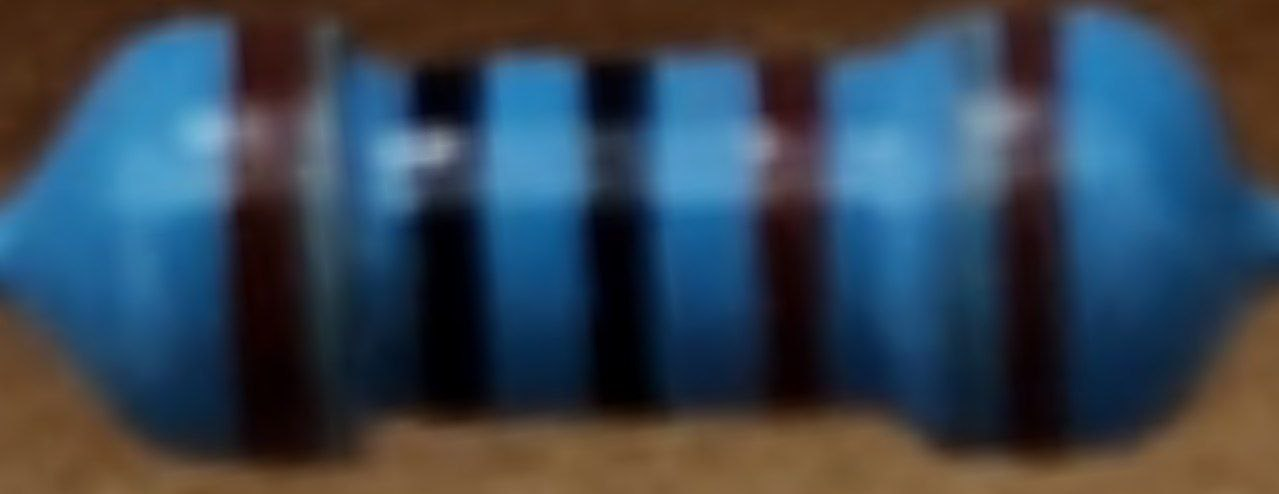
#> input picture data/exploratory/brown-black-black-brown-brown.jpg, 1279 x 494 px
$ python -i datacleaner.py   (imports and definitions only)
#> lines starting #> are read from the running program, lines starting #| are printed output that depends on the picture
# This file contains logic to clean raw images cropped from YOLO or camera.
import copy
import cv2 as cv
import numpy as np

# Crop the middle section
def cropMiddle(image: cv.Mat, width_ratio=0.9, height_ratio=0.3):
    # Get the dimensions of the image
    height, width = image.shape[:2]

    # Calculate the new width and crop positions for the x-axis
    crop_width = int(width * width_ratio)
    left = int((width - crop_width) / 2)
    right = left + crop_width

    # Calculate the new height and crop positions for the y-axis
    crop_height = int(height * height_ratio)
    top = crop_height
    bottom = 2 * crop_height

    # Perform the crop
    cropped_image = image[top:bottom, left:right]

    return cropped_image

# [8 lines left out: function columnMedianReplace, not called in this run]

def columnAverageReplace(img: cv.Mat):
    imgClean = img.copy()
    rows, cols, _ = img.shape
    for col in range(0, cols):
        colVals = imgClean[:, col, :]
        medianValue = np.average(colVals, axis=0)
        imgClean[:, col, :] = medianValue
    return imgClean

def get_avg_brightness(img: cv.Mat):
    # Convert the image to grayscale
    gray_image = cv.cvtColor(img, cv.COLOR_BGR2GRAY)
    # Calculate the average brightness using mean pixel intensity
    average_brightness = cv.mean(gray_image)[0]
    return average_brightness

# Color correction
def apply_clahe(img, threshold: int):
    clipLimit = 2.0
    avg_brightness = get_avg_brightness(img)
    # print(avg_brightness)
    if avg_brightness < threshold:
        clipLimit = 12.0
    # print(clipLimit)
    # Convert the image to LAB color space
    lab_image = cv.cvtColor(img, cv.COLOR_BGR2LAB)

    # Split the LAB image into channels
    L, A, B = cv.split(lab_image)
    # Create CLAHE object and apply it to the L channel
    clahe = cv.createCLAHE(clipLimit=clipLimit, tileGridSize=(8, 8))
    L = clahe.apply(L)

    # Merge the channels back into LAB image
    lab_image = cv.merge([L, A, B])

    # Convert the LAB image back to BGR color space
    equalized_image = cv.cvtColor(lab_image, cv.COLOR_LAB2BGR)

    return equalized_image

# Saturate images
def increase_saturation(image: cv.Mat, value=50):
    hsv_image = cv.cvtColor(image, cv.COLOR_BGR2HSV)  # Convert image to HSV color space
    h, s, v = cv.split(hsv_image)  # Split the channels

    # Increase the saturation channel by the specified value
    s = cv.add(s, value)
    s = np.clip(s, 0, 255)  # Ensure that the pixel values are within the valid range
    hsv_image = cv.merge([h, s, v])  # Merge the channels back
    saturated_image = cv.cvtColor(hsv_image, cv.COLOR_HSV2BGR)  # Convert back to BGR color space
    return saturated_image

# [23 lines left out: function remove_background, not called in this run]

def columnMedianReplaceStep(img: cv.Mat, sz=3):
        # Get the dimensions of the image
        height, width, _ = img.shape
        # Create a copy of the image
        new_img = img.copy()
        # Iterate over every N columns
        for col in range(0, width, sz):
            # Determine the range of columns to process
            start_col = col
            end_col = min(col + sz, width)
            # Extract the region of interest (ROI)
            roi = img[:, start_col:end_col]
            # Calculate the median RGB color for the ROI
            median_color = np.median(roi, axis=(0, 1))
            median_color = np.uint8(median_color)
            # Replace all pixels in the N columns with the median color
            new_img[:, start_col:end_col] = median_color
        return new_img

def increase_brightness(image, value, threshold = 255//2):
    if get_avg_brightness(image) >= threshold:
        return image
    hsv = cv.cvtColor(image, cv.COLOR_BGR2HSV)
    h, s, v = cv.split(hsv)
    v = np.where((255 - v) < value, 255, v + value)
    final_hsv = cv.merge((h, s, v))
    brighter_image = cv.cvtColor(final_hsv, cv.COLOR_HSV2BGR)
    return brighter_image

def increase_black_level(image, factor=0.7):
    image_float = image.astype(np.float32)
    # Define the factor to increase black level
    black_level_factor = factor
    # Scale the pixel values to increase black level
    darkened_image = image_float * black_level_factor
    # Clip the pixel values to ensure they remain within the valid range of 0-255
    darkened_image = np.clip(darkened_image, 0, 255)
    # Convert the image back to the unsigned 8-bit integer representation
    darkened_image = darkened_image.astype(np.uint8)
    return darkened_image

# [20 lines left out: function estimate_image_temperature, not called in this run]

"""
Use this function to clean
"""
def process_image(img: cv.Mat):
    img_copy = copy.deepcopy(img)  # Create a deep copy of the image
    img_copy = cv.GaussianBlur(img_copy, (13,13), 1.0)
    img_copy = cv.medianBlur(img_copy, 47)
    img_copy = apply_clahe(img_copy, 90)
    img_copy = increase_saturation(img_copy, 10)
    img_copy = cropMiddle(img_copy, width_ratio=0.85, height_ratio=0.40)
    img_copy = columnAverageReplace(img_copy)
    # img_copy = columnMedianReplace(img_copy)
    img_copy = columnMedianReplaceStep(img_copy, 3)
    img_copy = columnMedianReplaceStep(img_copy, 5)
    # img_copy = columnMedianReplaceStep(img_copy, 15)
    # img_copy = remove_background(img_copy, 22)

    # Color adjust
    img_copy = increase_black_level(img_copy, 0.9)
    img_copy = increase_brightness(img_copy, 20, 200)
    return img_copy

# [2 lines not run here, left out]


>>> import cv2
>>> picture = cv2.imread('../data/exploratory/brown-black-black-brown-brown.jpg')
#> picture is the input picture: shape (494, 1279, 3); mean B, G, R 83.4, 69.2, 54.8
>>> result = process_image(picture)
#> in get_avg_brightness, `gray_image = cv.cvtColor(img, cv.COLOR_BGR2GRAY)`:
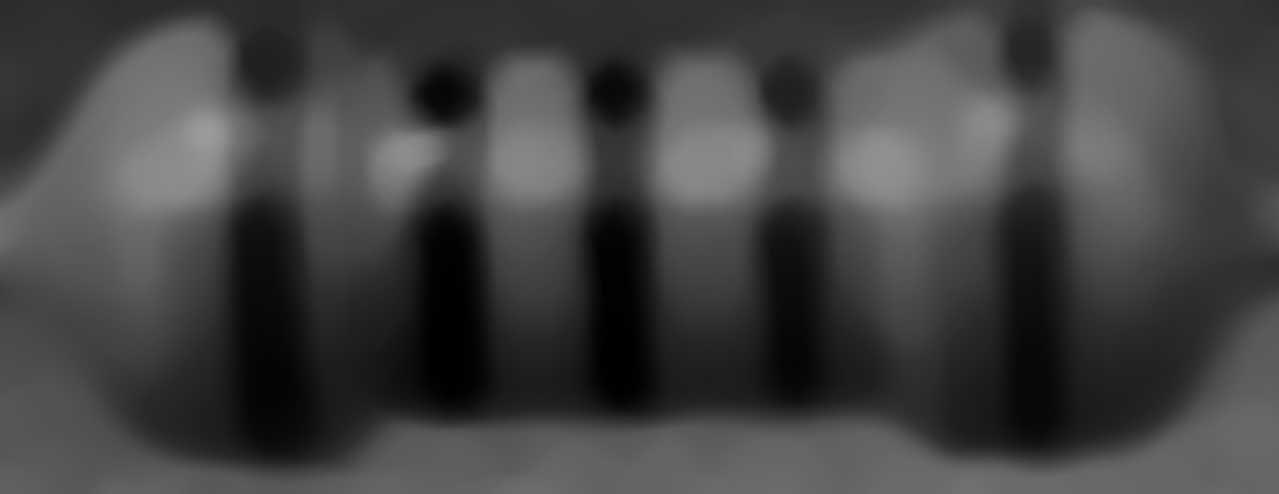
#> gray_image: shape (494, 1279); min 0, max 154, mean 66.3
#> in get_avg_brightness, `average_brightness = cv.mean(gray_image)[0]`: average_brightness = 66.25
#> in apply_clahe, `lab_image = cv.cvtColor(img, cv.COLOR_BGR2LAB)`: lab_image: shape (494, 1279, 3); mean of channels 0, 1, 2 73.8, 130.2, 119.5
#> in apply_clahe, `lab_image = cv.merge([L, A, B])`: lab_image: shape (494, 1279, 3); mean of channels 0, 1, 2 122.9, 130.2, 119.5
#> in apply_clahe, `equalized_image = cv.cvtColor(lab_image, cv.COLOR_LAB2BGR)`:
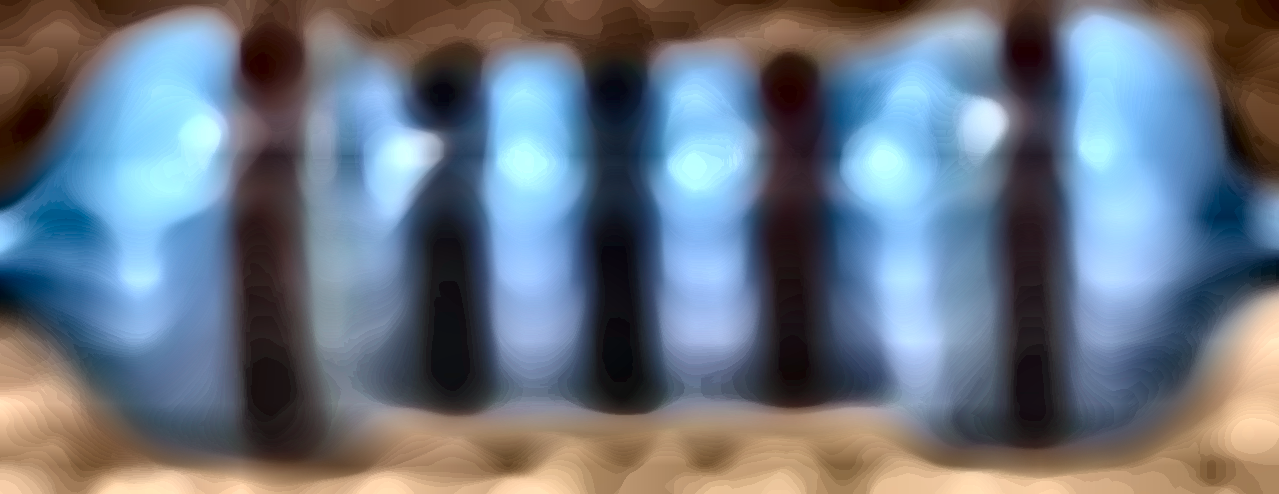
#> equalized_image: shape (494, 1279, 3); mean B, G, R 130.5, 116.9, 106.3
#> in increase_saturation, `hsv_image = cv.cvtColor(image, cv.COLOR_BGR2HSV)`: hsv_image: shape (494, 1279, 3); mean H, S, V 82.3, 99.8, 146.8
#> in increase_saturation, `hsv_image = cv.merge([h, s, v])`: hsv_image: shape (494, 1279, 3); mean H, S, V 82.3, 109.7, 146.8
#> in cropMiddle, `cropped_image = image[top:bottom, left:right]`:
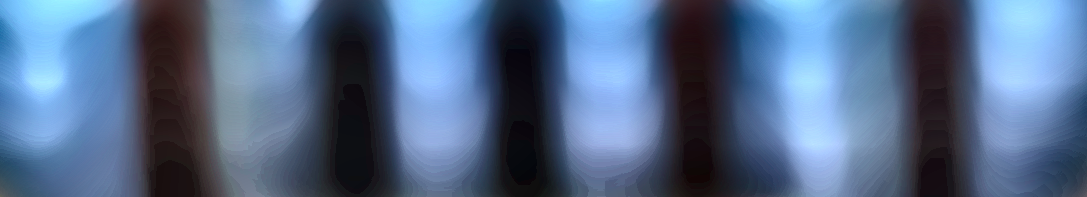
#> cropped_image: shape (197, 1087, 3); mean B, G, R 138.6, 106.1, 83
#> the loop in columnAverageReplace, `for col in range(0, cols):` made 1087 passes
#> medianValue on passes 1 to 3: [163.4, 116.5, 64.93], [165.2, 118.2, 66.5], [166.7, 119.3, 67.64]
#> after the loop in columnAverageReplace, `for col in range(0, cols):`:
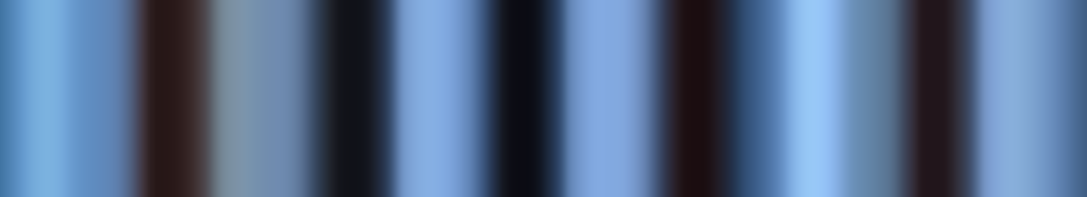
#> imgClean: shape (197, 1087, 3); mean B, G, R 138.1, 105.6, 82.4
#> the loop in columnMedianReplaceStep, `for col in range(0, width, sz):` made 363 passes
#> median_color on passes 1 to 3: [165, 118, 66], [170, 122, 70], [176, 127, 75]
#> the loop in columnMedianReplaceStep (call 2), `for col in range(0, width, sz):` made 218 passes
#> median_color on passes 1 to 3: [165, 118, 66], [176, 127, 75], [187, 136, 84]
#> in get_avg_brightness (call 2), `gray_image = cv.cvtColor(img, cv.COLOR_BGR2GRAY)`:
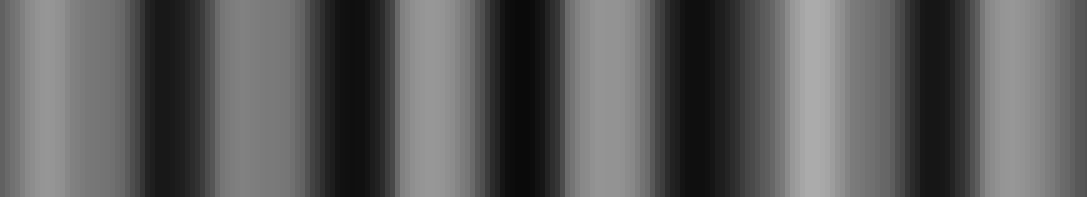
#> gray_image: shape (197, 1087); min 10, max 171, mean 91.7
#> in get_avg_brightness (call 2), `average_brightness = cv.mean(gray_image)[0]`: average_brightness = 91.67
#> in increase_brightness, `hsv = cv.cvtColor(image, cv.COLOR_BGR2HSV)`: hsv: shape (197, 1087, 3); mean H, S, V 110.9, 104.6, 125
#> in increase_brightness, `h, s, v = cv.split(hsv)`:
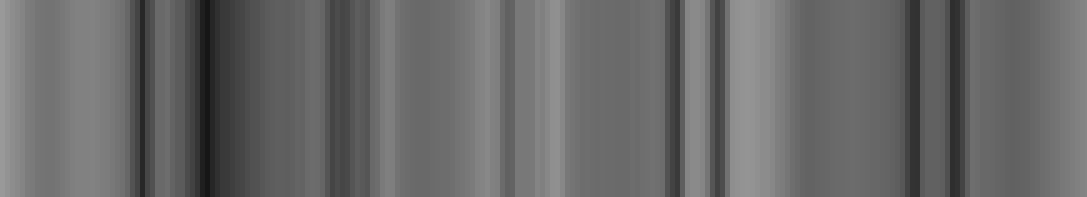
#> s: shape (197, 1087); min 22, max 153, mean 104.6
#> in increase_brightness, `h, s, v = cv.split(hsv)`:
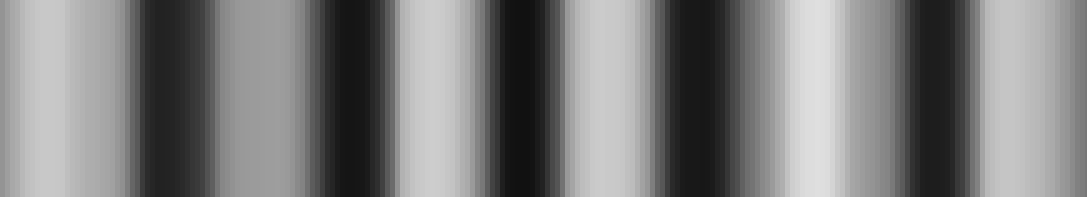
#> v: shape (197, 1087); min 17, max 223, mean 125
#> in increase_brightness, `final_hsv = cv.merge((h, s, v))`: final_hsv: shape (197, 1087, 3); mean H, S, V 110.9, 104.6, 145

$ run again, on data/exploratory/brown-black-black-orange-brown.jpg
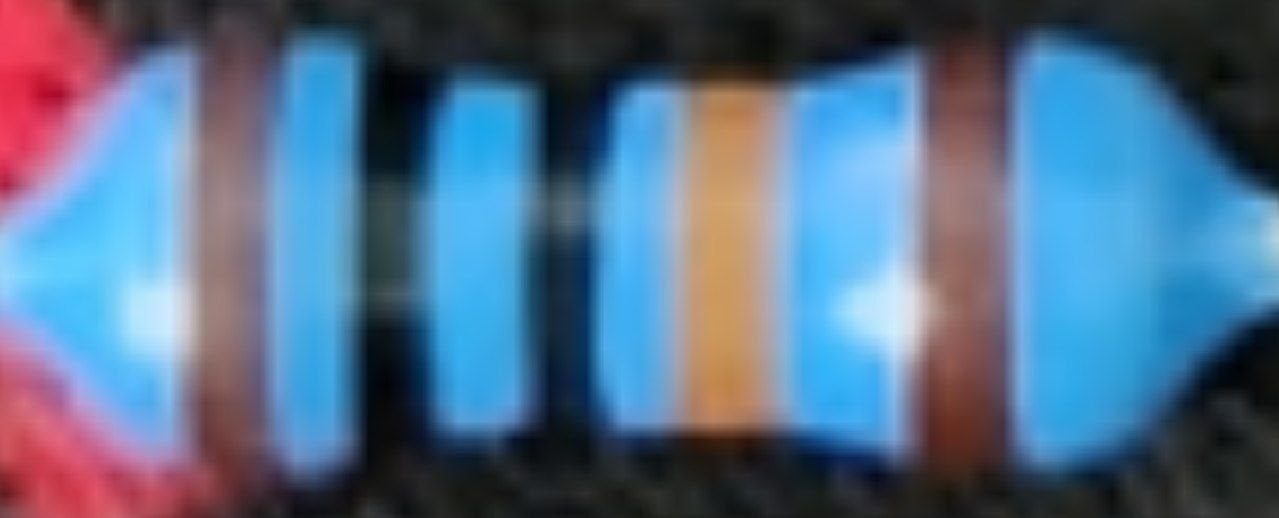
#> input picture data/exploratory/brown-black-black-orange-brown.jpg, 1279 x 518 px
#> picture is the input picture: shape (518, 1279, 3); mean B, G, R 137.3, 110.1, 84.5
#> average_brightness = 105.3
#> the loop in columnAverageReplace, `for col in range(0, cols):` made 1087 passes
#> medianValue on passes 1 to 3: [232.5, 172.9, 66.6], [233.2, 173.8, 67.27], [233.8, 174.3, 68.61]
#> after the loop in columnAverageReplace, `for col in range(0, cols):`:
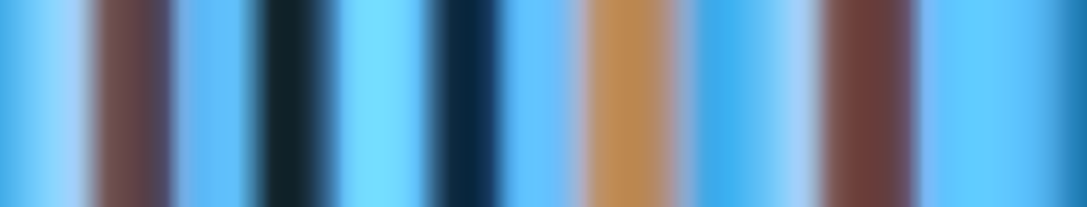
#> imgClean: shape (207, 1087, 3); mean B, G, R 180.9, 147.7, 99
#> the loop in columnMedianReplaceStep, `for col in range(0, width, sz):` made 363 passes
#> median_color on passes 1 to 3: [233, 173, 67], [235, 176, 71], [237, 178, 75]
#> the loop in columnMedianReplaceStep (call 2), `for col in range(0, width, sz):` made 218 passes
#> median_color on passes 1 to 3: [233, 173, 67], [237, 178, 75], [240, 184, 83]
#> gray_image: shape (207, 1087)
#> hsv: shape (207, 1087, 3); mean H, S, V 94.7, 135.3, 171.5
#> in increase_brightness, `h, s, v = cv.split(hsv)`:
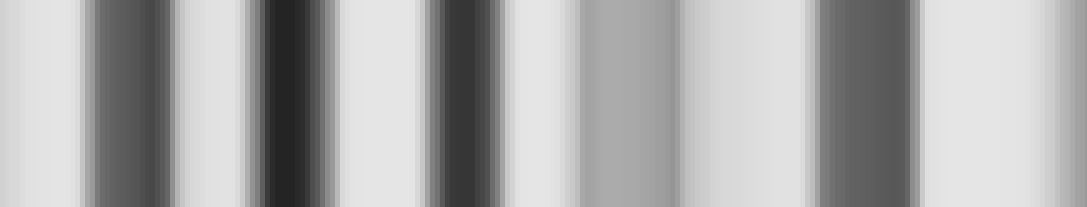
#> v: shape (207, 1087); min 36, max 229, mean 171.5
#> final_hsv: shape (207, 1087, 3); mean H, S, V 94.7, 135.3, 191.5

$ run again, on data/exploratory/brown-black-black-red-brown.jpg
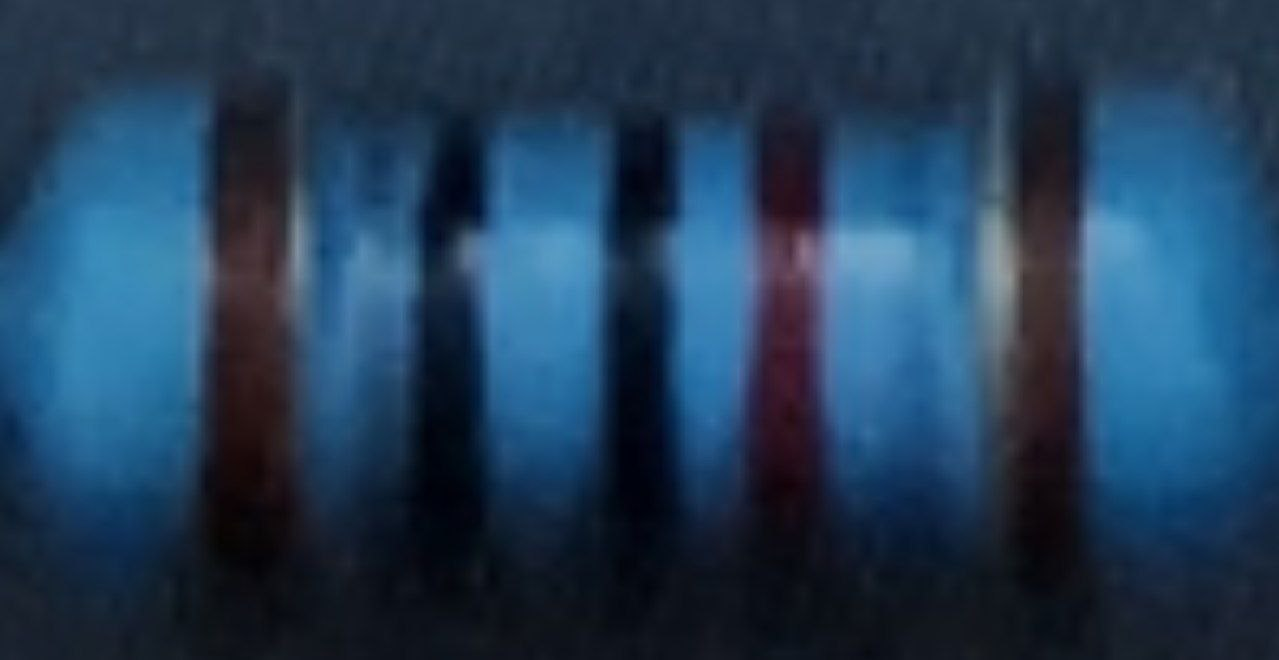
#> input picture data/exploratory/brown-black-black-red-brown.jpg, 1279 x 660 px
#> picture is the input picture: shape (660, 1279, 3); mean B, G, R 87.7, 61.3, 33.9
#> average_brightness = 55.82
#> the loop in columnAverageReplace, `for col in range(0, cols):` made 1087 passes
#> medianValue on passes 1 to 3: [239.9, 191.7, 127.6], [240.2, 192.1, 128.1], [240.5, 192.6, 128.5]
#> after the loop in columnAverageReplace, `for col in range(0, cols):`:
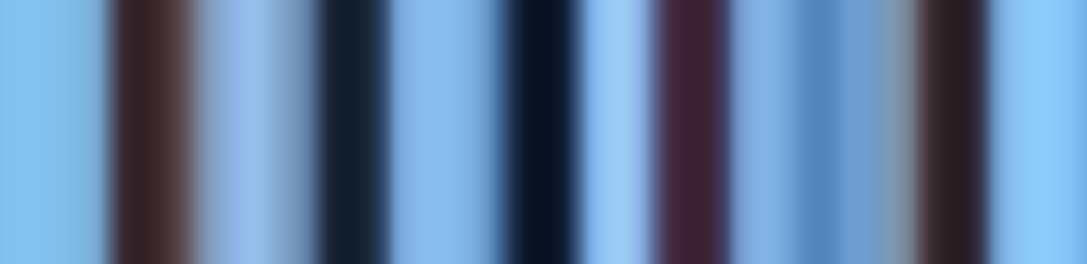
#> imgClean: shape (264, 1087, 3); mean B, G, R 161.2, 125.8, 96.2
#> the loop in columnMedianReplaceStep, `for col in range(0, width, sz):` made 363 passes
#> median_color on passes 1 to 3: [240, 192, 128], [240, 193, 129], [241, 193, 129]
#> the loop in columnMedianReplaceStep (call 2), `for col in range(0, width, sz):` made 218 passes
#> median_color on passes 1 to 3: [240, 192, 128], [241, 193, 129], [241, 194, 130]
#> gray_image: shape (264, 1087)
#> hsv: shape (264, 1087, 3); mean H, S, V 115.8, 109.3, 145.9
#> in increase_brightness, `h, s, v = cv.split(hsv)`:
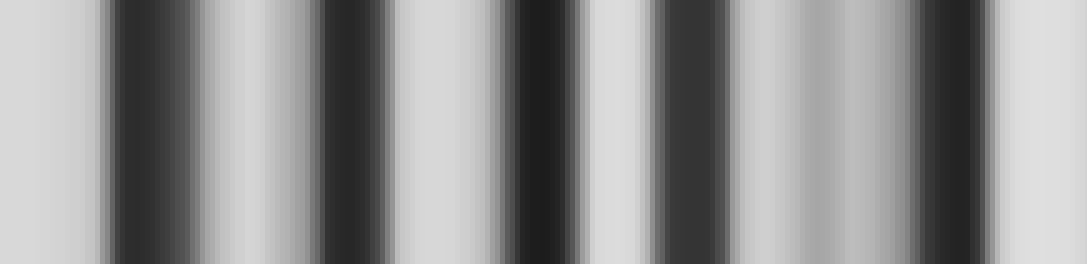
#> v: shape (264, 1087); min 28, max 223, mean 145.9
#> final_hsv: shape (264, 1087, 3); mean H, S, V 115.8, 109.3, 165.9

$ run again, on data/exploratory/orange-white-silver-gold.jpg
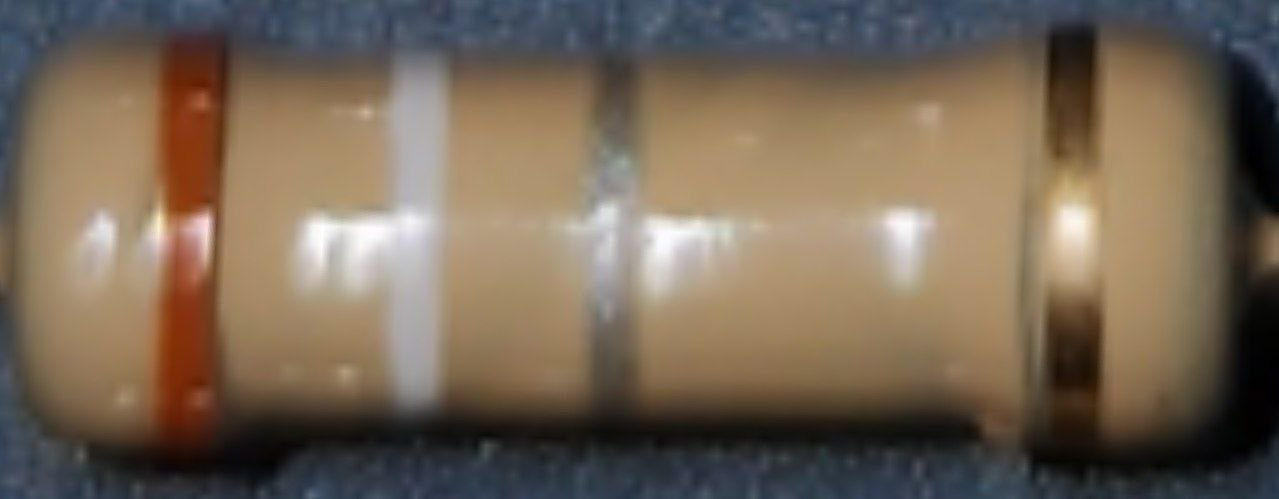
#> input picture data/exploratory/orange-white-silver-gold.jpg, 1279 x 499 px
#> picture is the input picture: shape (499, 1279, 3); mean B, G, R 85.7, 102.4, 117.3
#> average_brightness = 104.6
#> the loop in columnAverageReplace, `for col in range(0, cols):` made 1087 passes
#> medianValue on passes 1 to 3: [142.6, 174.8, 204.3], [142.5, 174.9, 204.4], [142.6, 175, 204.6]
#> the loop in columnMedianReplaceStep, `for col in range(0, width, sz):` made 363 passes
#> median_color on passes 1 to 3: [142, 174, 204], [142, 175, 204], [142, 175, 204]
#> the loop in columnMedianReplaceStep (call 2), `for col in range(0, width, sz):` made 218 passes
#> median_color on passes 1 to 3: [142, 174, 204], [142, 175, 204], [139, 173, 203]
#> gray_image: shape (199, 1087)
#> hsv: shape (199, 1087, 3); mean H, S, V 18.1, 93.6, 145
#> in increase_brightness, `h, s, v = cv.split(hsv)`:
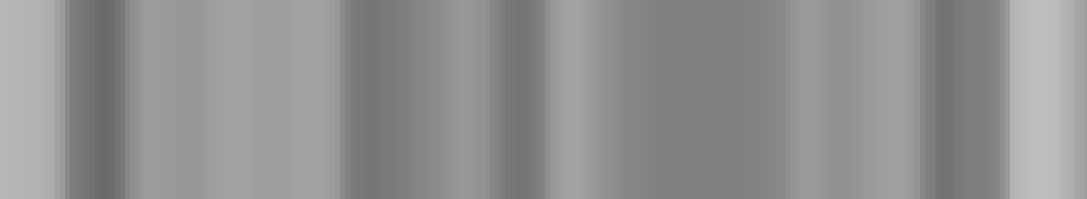
#> v: shape (199, 1087); min 105, max 190, mean 145
#> final_hsv: shape (199, 1087, 3); mean H, S, V 18.1, 93.6, 165
